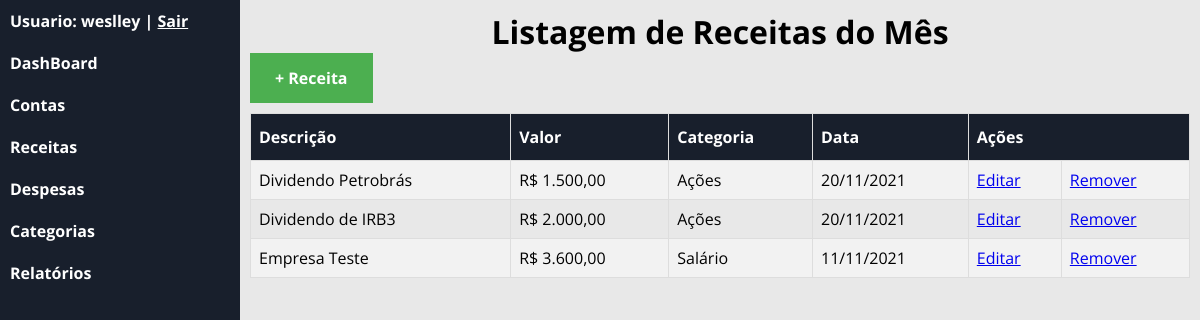
Before: /?c=receita (signed in) with the older database file.
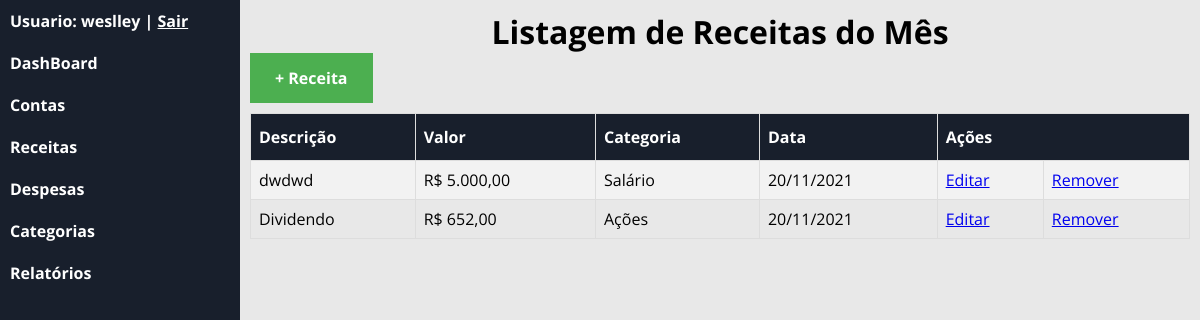
After: the same page with the newer database file.
### tables this page shows
CREATE TABLE `receita` (
  `id` int(11) NOT NULL,
  `valor` double(10,2) NOT NULL,
  `descricao` varchar(60) NOT NULL,
  `id_categoria` int(11) NOT NULL,
  `desp_data` date NOT NULL,
  `id_usuario` int(11) NOT NULL
);

CREATE TABLE `categoria` (
  `id` int(11) NOT NULL,
  `nome` varchar(60) NOT NULL,
  `tipo` varchar(7) NOT NULL,
  `statusCat` tinyint(1) DEFAULT NULL,
  `idUsuario` int(11) DEFAULT NULL
);

### app/controller/Receita.php (called while the page is built, shortened)
<?php
    class Receita extends Controller
    {
        public function index()
        {
            try{
                $resp = new Repository('app\model\class\Receita');
                $sql = "SELECT d.id, d.valor, d.descricao, d.desp_data ,c.nome as categoria FROM receita as d INNER JOIN categoria as c ON d.id_categoria = c.id WHERE d.id_usuario =".Usuario::get('id')." AND MONTH(d.desp_data) = MONTH(CURRENT_DATE()) AND YEAR(d.desp_data) = YEAR(CURRENT_DATE())";
                $resultado = $resp->loadCustom($sql);
                foreach($resultado as $receita)
                {
                    $receita->valor = FiltraMoeda::currency($receita->valor);
                    $receita->desp_data = FiltraMoeda::data($receita->desp_data);
                }
                $this->view([
                    'template/header',
                    'receita/listagem',
                    'template/footer'
                ],[
                    'usuario_logado' => Usuario::get('nome'),
                    'receita' => $resultado,
                    'msg' => FlashMessage::get()
                ]);
            }
            catch (\Exception $e) {
                echo $e->getMessage();
                Transaction::rollback();
            }
        }
    }

### app/session/Usuario.php (called while the page is built, shortened)
<?php
    class Usuario
    {
        public static function get($prop = null)
        {
            if(isset($prop))
            {
                return $_SESSION['usuario'][$prop];
            }
            return $_SESSION['usuario'];
        }
    }

### app/model/Repository.php (called while the page is built, shortened)
<?php
    final class Repository
    {
        private $activeRecord;
        public function __construct($class)
        {
            $this->activeRecord = $class;
        }
        public function loadCustom($sql)
        {
            if($conn = Transaction::get())
            {
                $result = $conn->query($sql);
                $results = array();
                if($result)
                {
                    while($row = $result->fetchObject($this->activeRecord))
                    {
                        $results[] = $row;
                    }
                    return $results;
                }
            }
            else
            {
                throw new \Exception('Não há transação ativa!');
            }
        }
    }

### app/model/Record.php (called while the page is built, shortened)
<?php
    abstract class Record
    {
        protected array $data;
        public function __set($prop,$value)
        {
           if(method_exists($this,'set_'.$prop))
           {
            call_user_func(array($this,'set_'.$prop),$value);
           }
           else
           {
               if($value == null)
               {
                   unset($this->data[$prop]);
               }
               else{
                   $this->data[$prop] = $value;
               }
           }
        }
        public function __get($prop)
        {
           if(method_exists($this,'get_'.$prop))
           {
            return call_user_func(array($this,'get_'.$prop));
           }
           else
           {
               if(isset($this->data[$prop]))
               {
                   return $this->data[$prop];
               }
           }
        }
    }

### app/view/receita/listagem.php (the view, shortened to what the changed rows need)
<h1 id="titulo-receita">Listagem de Receitas do Mês</h1>
<a href="./?c=receita&m=inserir" id="btn-recInserir"><b>+ Receita</b></a>
<table id="customers-receita">
    <tr>
      <th>Descrição</th>
      <th>Valor</th>
      <th>Categoria</th>
      <th>Data</th>
      <th colspan="2"> Ações</th>
    </tr>
    <?php if(!empty($receita) && isset($receita)): foreach($receita as $resc): ?>
    <tr>
        <td><?= $resc->descricao ?></td>
        <td>R$ <?= $resc->valor ?></td>
        <td><?= $resc->categoria ?></td>
        <td><?= $resc->desp_data ?></td>
        <td><a href="./?c=receita&m=editar&id=<?= $resc->id?>">Editar</a></td>
        <td><a href="./?c=receita&m=remover&id=<?= $resc->id?>" onclick="return confirm('Tem certeza que deseja Remover?');">Remover</a></td>
    </tr>
    <?php endforeach; else: ?>
    <tr>
       <td colspan="5" style="text-align: center;"> Vazio! <td>
    </tr>
    <?php endif; ?>
</table>

### app/controller/Controller.php (shortened to what the changed rows need)
<?php
    abstract class Controller
    {
        protected function view(array $templates,array $dados = array())
        {
            foreach($templates as $template)
            {
                require_once __DIR__."/../view/{$template}.php";
            }
        }
    }

### app/view/template/header.php (shortened to what the changed rows need)
<!DOCTYPE html>
<html lang="pt-br">
<head>
    <link rel="stylesheet" type="text/css" href="assets/css/style.css">
    <link rel="stylesheet" type="text/css" href="assets/css/dashboard.css">
    <link rel="stylesheet" href="https://cdnjs.cloudflare.com/ajax/libs/font-awesome/6.0.0-beta2/css/all.min.css">
</head>
<body>
    <div id="menu">
        <h4 id="logo-sistema">Usuario: <?= $usuario_logado ?> | <a href="./?c=deslogar" style="color: white;">Sair</a></h4>
        <ul>
            <li><a href="./?c=home">DashBoard</a></li>
            <li><a href="./?c=contas">Contas</a></li>
            <li><a href="./?c=receita">Receitas</a></li>
            <li><a href="./?c=despesa">Despesas</a></li>
            <li><a href="./?c=categorias">Categorias</a></li>
            <li><a href="#Relatórios">Relatórios</a></li>
        </ul>
    </div>
    <div id="conteudo">
        <div class="exemplo">

Changed rows visible on the page:
no longer on this page (row edited): receita: descricao "Dividendo Petrobrás", valor "1.500,00", id_categoria.nome "Ações", desp_data "20/11/2021"
no longer on this page (row edited): receita: descricao "Dividendo de IRB3", valor "2.000,00", id_categoria.nome "Ações", desp_data "20/11/2021"
removed receita: descricao "Empresa Teste", valor "3.600,00", id_categoria.nome "Salário", desp_data "11/11/2021"
added receita: descricao "dwdwd", valor "5.000,00", id_categoria.nome "Salário", desp_data "20/11/2021"
added receita: descricao "Dividendo", valor "652,00", id_categoria.nome "Ações", desp_data "20/11/2021"
